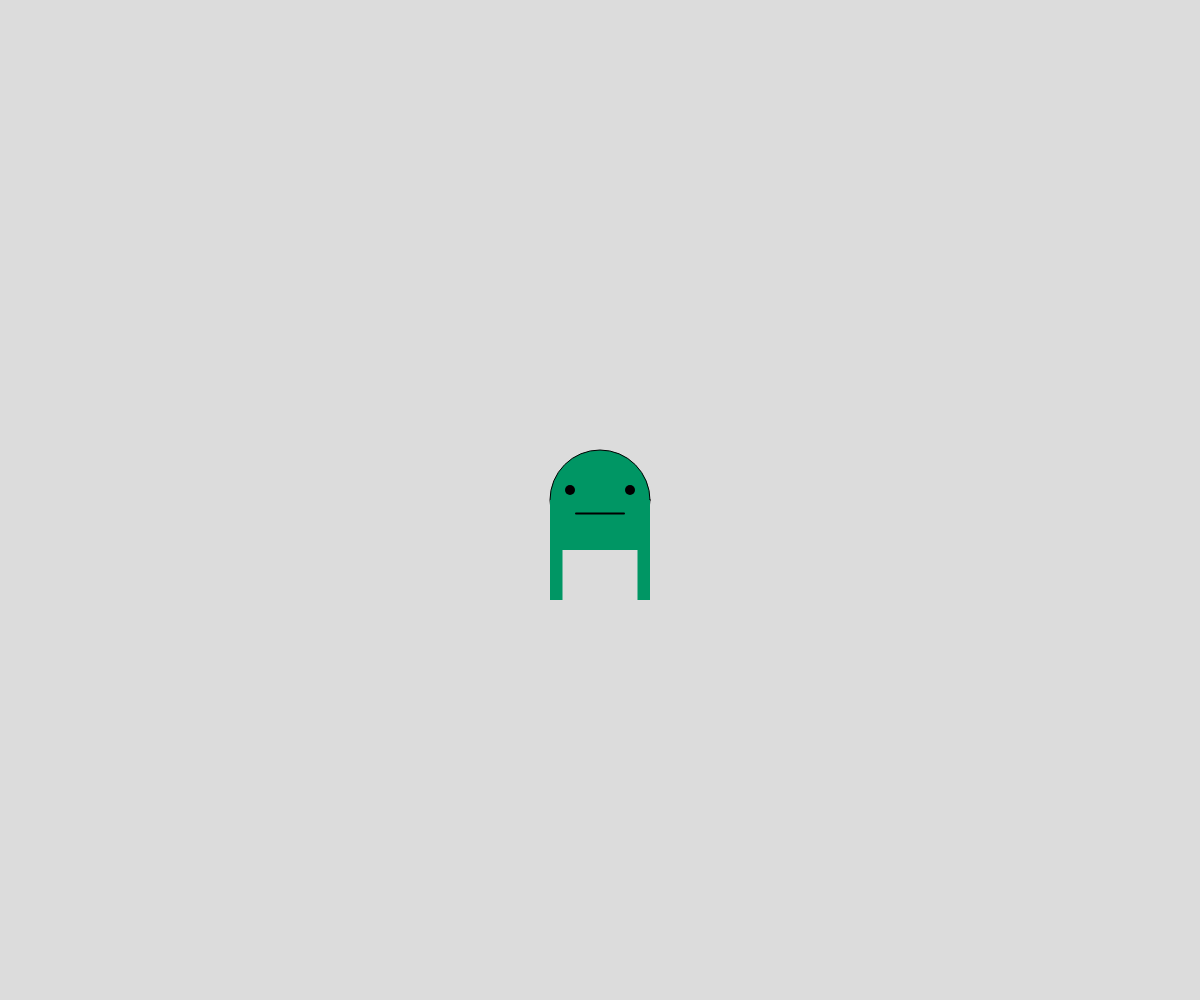
Frame 1 (no input)
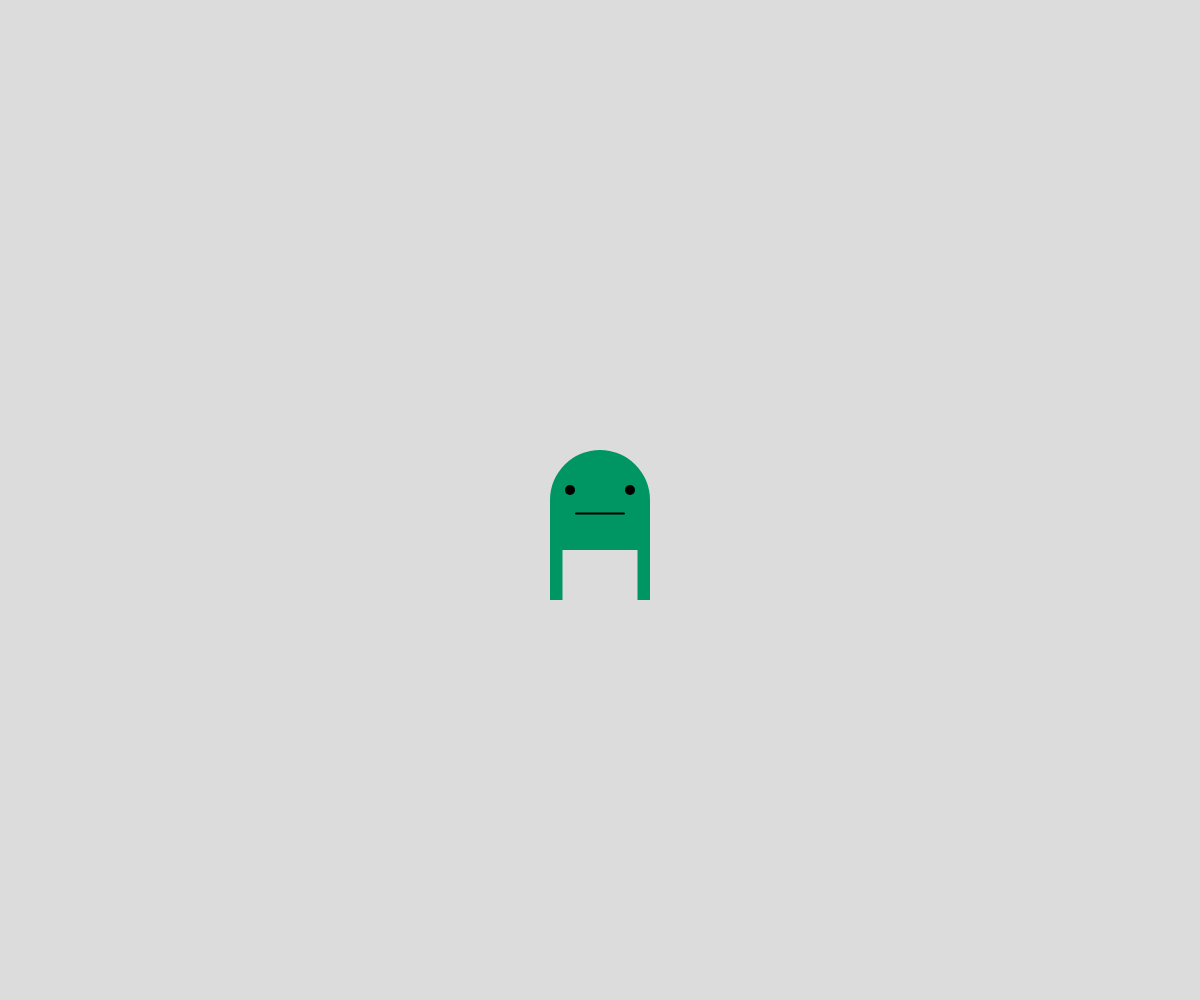
Frame 60 (no input)
Frame 120 (the mouse pressed at the canvas centre since frame 60): identical to frame 60, image omitted

The p5.js sketch that drew these frames (run headless with seeded random() and noise() and a simulated clock; from frame 60 on, the mouse is pressed at the canvas centre):

// p5.js sketch
// ── sketch.js
// Drawing with shapes
// Adeeb Rahman
// 9.13.2024
//

//let headSize = 0

let diameter = 100
let rectLength;
let centerX;
let centerY;
let eyeSize;
let mouthSizeHorizontal;

let headSize = diameter

function setup() {
  createCanvas(windowWidth, windowHeight); 
  rectLength = diameter; 
  centerX = width/2; 
  centerY = height/2;
  eyeSize = diameter/10;
  mouthSizeHorizontal = diameter/50;
}

function draw() {
  background(220);

  //head
  fill(0, 150, 100);
  circle(centerX, centerY, diameter);
  noStroke();

  //body
  rect(centerX - diameter/2, centerY, diameter, rectLength);

  //eyes
  fill(0);
  circle(centerX - 30, centerY - 10, eyeSize);
  circle(centerX + 30, centerY - 10, eyeSize);

  //mouth
  rect(centerX - diameter/4, centerY + diameter/8, diameter/2, mouthSizeHorizontal, 10);
  
  //leg whitespace
  fill(220);
  noStroke();
  rect(centerX-(3/8*diameter), centerY + diameter/2, rectLength-25);

}
